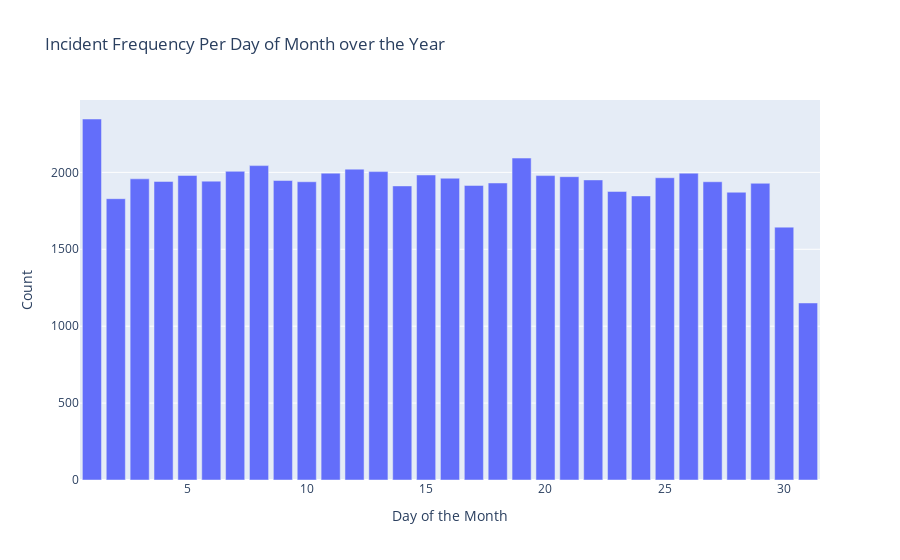

Notebook cell for this chart:
### Code cell
# creating frequency distribution per day of the month
day_df = pd.DataFrame(ts_df.groupby(['Day'])['Day'].count())
print(f"Average Incidents per day of the month: {ts_df.groupby(['Day'])['Day'].count().mean()}")
fig_day = px.bar(day_df, 
    x=day_df.index, 
    y='Day', 
    labels={'index':'Day of the Month', 'Day':'Count'},
    title='Incident Frequency Per Day of Month over the Year')
fig_day.show()

fig_day.write_image('../Visuals/Daily_total_over_year.png', engine="kaleido")

### Figure 1 — Plotly figure (JSON) as saved in the notebook; plotly's stock layout.template omitted (floating-point values rounded to 4 significant figures)
{"data": [{"alignmentgroup": "True", "hovertemplate": "Day of the Month=%{x}<br>Count=%{y}<extra></extra>", "legendgroup": "", "marker": {"color": "#636efa", "pattern": {"shape": ""}}, "name": "", "offsetgroup": "", "orientation": "v", "showlegend": false, "textposition": "auto", "type": "bar", "x": [1, 2, 3, 4, 5, 6, 7, 8, 9, 10, 11, 12, 13, 14, 15, 16, 17, 18, 19, 20, 21, 22, 23, 24, 25, 26, 27, 28, 29, 30, 31], "xaxis": "x", "y": [2347, 1829, 1958, 1941, 1980, 1943, 2007, 2044, 1947, 1939, 1995, 2021, 2005, 1912, 1983, 1962, 1915, 1931, 2093, 1979, 1972, 1951, 1876, 1847, 1965, 1995, 1939, 1871, 1929, 1644, 1151], "yaxis": "y"}], "layout": {"barmode": "relative", "legend": {"tracegroupgap": 0}, "title": {"text": "Incident Frequency Per Day of Month over the Year"}, "xaxis": {"anchor": "y", "domain": [0, 1], "title": {"text": "Day of the Month"}}, "yaxis": {"anchor": "x", "domain": [0, 1], "title": {"text": "Count"}}}}
